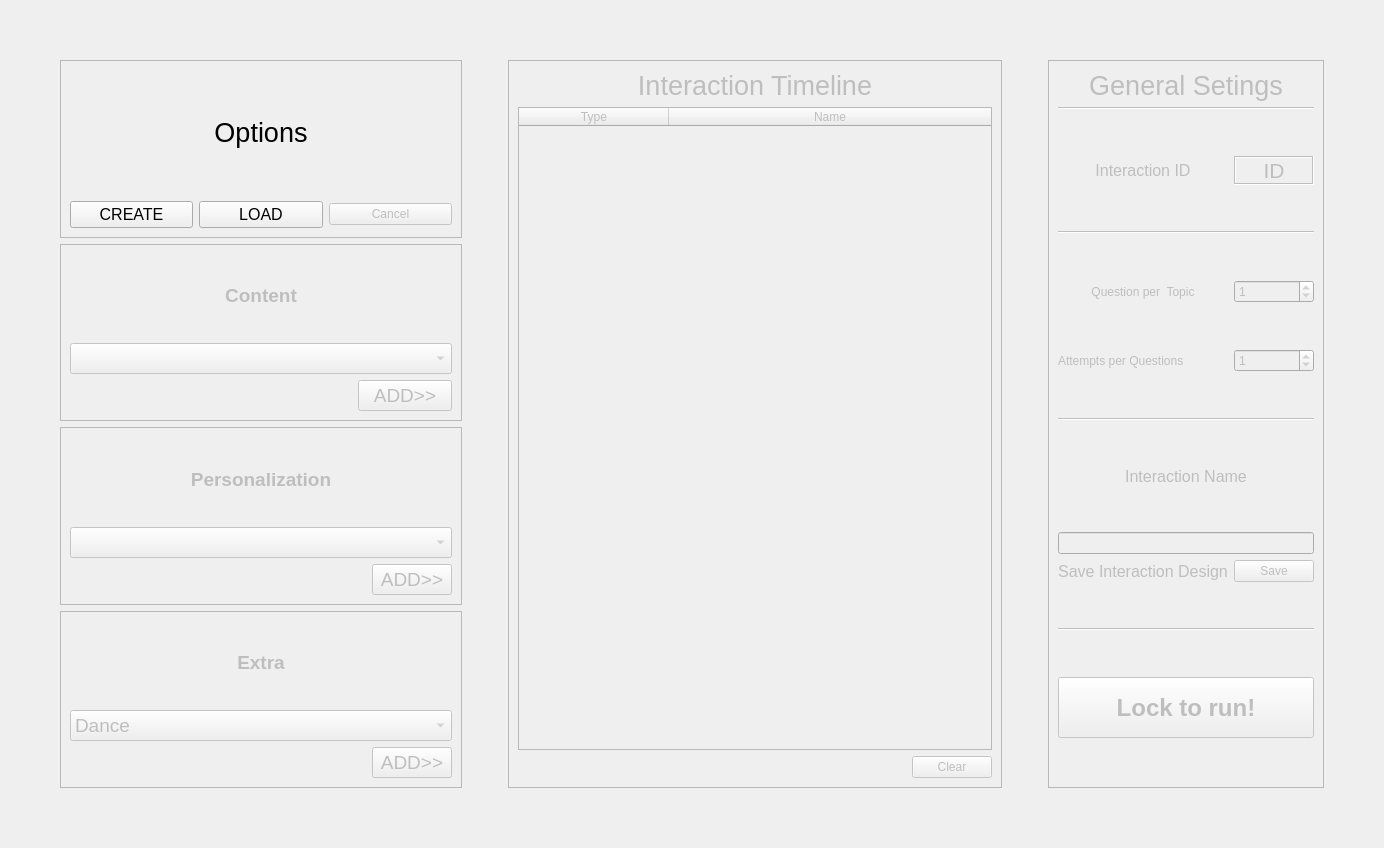
      <widget class="QWidget" name="tab">
       <attribute name="title">
        <string>Interaction Planing</string>
       </attribute>
       <layout class="QGridLayout" name="gridLayout_78">
        <item row="0" column="1">
         <widget class="QWidget" name="widget_9" native="true">
          <layout class="QGridLayout" name="gridLayout_80">
           <item row="3" column="0">
            <widget class="QFrame" name="int_per_frame">
             <property name="enabled">
              <bool>false</bool>
             </property>
             <property name="frameShape">
              <enum>QFrame::StyledPanel</enum>
             </property>
             <property name="frameShadow">
              <enum>QFrame::Raised</enum>
             </property>
             <layout class="QGridLayout" name="gridLayout_75">
              <item row="2" column="0">
               <spacer name="horizontalSpacer_40">
                <property name="orientation">
                 <enum>Qt::Horizontal</enum>
                </property>
                <property name="sizeHint" stdset="0">
                 <size>
                  <width>296</width>
                  <height>20</height>
                 </size>
                </property>
               </spacer>
              </item>
              <item row="2" column="1">
               <widget class="QPushButton" name="int_add_per_button">
                <property name="font">
                 <font>
                  <pointsize>14</pointsize>
                 </font>
                </property>
                <property name="text">
                 <string>ADD&gt;&gt;</string>
                </property>
               </widget>
              </item>
              <item row="1" column="0" colspan="2">
               <widget class="QComboBox" name="int_per_comboBox">
                <property name="font">
                 <font>
                  <pointsize>14</pointsize>
                 </font>
                </property>
               </widget>
              </item>
              <item row="0" column="0" colspan="2">
               <widget class="QLabel" name="label_112">
                <property name="font">
                 <font>
                  <pointsize>14</pointsize>
                  <weight>75</weight>
                  <bold>true</bold>
                 </font>
                </property>
                <property name="text">
                 <string>Personalization</string>
                </property>
                <property name="alignment">
                 <set>Qt::AlignCenter</set>
                </property>
               </widget>
              </item>
             </layout>
            </widget>
           </item>
           <item row="0" column="0">
            <spacer name="verticalSpacer_28">
             <property name="orientation">
              <enum>Qt::Vertical</enum>
             </property>
             <property name="sizeHint" stdset="0">
              <size>
               <width>20</width>
               <height>40</height>
              </size>
             </property>
            </spacer>
           </item>
           <item row="2" column="0">
            <widget class="QFrame" name="int_cont_frame">
             <property name="enabled">
              <bool>false</bool>
             </property>
             <property name="frameShape">
              <enum>QFrame::StyledPanel</enum>
             </property>
             <property name="frameShadow">
              <enum>QFrame::Raised</enum>
             </property>
             <layout class="QGridLayout" name="gridLayout_74">
              <item row="0" column="0" colspan="4">
               <widget class="QLabel" name="label_110">
                <property name="font">
                 <font>
                  <pointsize>14</pointsize>
                  <weight>75</weight>
                  <bold>true</bold>
                 </font>
                </property>
                <property name="text">
                 <string>Content</string>
                </property>
                <property name="alignment">
                 <set>Qt::AlignCenter</set>
                </property>
               </widget>
              </item>
              <item row="1" column="0" colspan="4">
               <widget class="QComboBox" name="int_cont_comboBox">
                <property name="font">
                 <font>
                  <pointsize>14</pointsize>
                 </font>
                </property>
                <property name="maxVisibleItems">
                 <number>20</number>
                </property>
               </widget>
              </item>
              <item row="2" column="3">
               <widget class="QPushButton" name="int_add_cont_button">
                <property name="font">
                 <font>
                  <pointsize>14</pointsize>
                 </font>
                </property>
                <property name="text">
                 <string>ADD&gt;&gt;</string>
                </property>
               </widget>
              </item>
              <item row="2" column="0" colspan="3">
               <spacer name="horizontalSpacer_37">
                <property name="orientation">
                 <enum>Qt::Horizontal</enum>
                </property>
                <property name="sizeHint" stdset="0">
                 <size>
                  <width>40</width>
                  <height>20</height>
                 </size>
                </property>
               </spacer>
              </item>
             </layout>
            </widget>
           </item>
           <item row="1" column="4" rowspan="4">
            <widget class="QFrame" name="int_gen_frame">
             <property name="enabled">
              <bool>false</bool>
             </property>
             <property name="frameShape">
              <enum>QFrame::StyledPanel</enum>
             </property>
             <property name="frameShadow">
              <enum>QFrame::Raised</enum>
             </property>
             <layout class="QGridLayout" name="gridLayout_77">
              <item row="7" column="0">
               <widget class="QLabel" name="label_205">
                <property name="text">
                 <string>Question per  Topic</string>
                </property>
                <property name="alignment">
                 <set>Qt::AlignCenter</set>
                </property>
               </widget>
              </item>
              <item row="17" column="0">
               <spacer name="verticalSpacer_16">
                <property name="orientation">
                 <enum>Qt::Vertical</enum>
                </property>
                <property name="sizeHint" stdset="0">
                 <size>
                  <width>20</width>
                  <height>40</height>
                 </size>
                </property>
               </spacer>
              </item>
              <item row="6" column="0">
               <spacer name="verticalSpacer_12">
                <property name="orientation">
                 <enum>Qt::Vertical</enum>
                </property>
                <property name="sizeHint" stdset="0">
                 <size>
                  <width>20</width>
                  <height>40</height>
                 </size>
                </property>
               </spacer>
              </item>
              <item row="7" column="1">
               <widget class="QSpinBox" name="int_ques_per_top">
                <property name="value">
                 <number>1</number>
                </property>
               </widget>
              </item>
              <item row="9" column="0">
               <widget class="QLabel" name="label_204">
                <property name="text">
                 <string>Attempts per Questions</string>
                </property>
               </widget>
              </item>
              <item row="11" column="0" colspan="2">
               <widget class="Line" name="line_11">
                <property name="orientation">
                 <enum>Qt::Horizontal</enum>
                </property>
               </widget>
              </item>
              <item row="5" column="0" colspan="2">
               <widget class="Line" name="line_8">
                <property name="orientation">
                 <enum>Qt::Horizontal</enum>
                </property>
               </widget>
              </item>
              <item row="2" column="0">
               <spacer name="verticalSpacer_18">
                <property name="orientation">
                 <enum>Qt::Vertical</enum>
                </property>
                <property name="sizeHint" stdset="0">
                 <size>
                  <width>20</width>
                  <height>40</height>
                 </size>
                </property>
               </spacer>
              </item>
              <item row="16" column="0">
               <widget class="QLabel" name="label_202">
                <property name="font">
                 <font>
                  <pointsize>12</pointsize>
                  <weight>50</weight>
                  <bold>false</bold>
                 </font>
                </property>
                <property name="text">
                 <string>Save Interaction Design</string>
                </property>
                <property name="alignment">
                 <set>Qt::AlignCenter</set>
                </property>
               </widget>
              </item>
              <item row="12" column="0">
               <spacer name="verticalSpacer_15">
                <property name="orientation">
                 <enum>Qt::Vertical</enum>
                </property>
                <property name="sizeHint" stdset="0">
                 <size>
                  <width>20</width>
                  <height>40</height>
                 </size>
                </property>
               </spacer>
              </item>
              <item row="18" column="0" colspan="2">
               <widget class="Line" name="line_15">
                <property name="orientation">
                 <enum>Qt::Horizontal</enum>
                </property>
               </widget>
              </item>
              <item row="10" column="0">
               <spacer name="verticalSpacer_20">
                <property name="orientation">
                 <enum>Qt::Vertical</enum>
                </property>
                <property name="sizeHint" stdset="0">
                 <size>
                  <width>20</width>
                  <height>40</height>
                 </size>
                </property>
               </spacer>
              </item>
              <item row="3" column="1">
               <widget class="QLabel" name="int_id_show">
                <property name="font">
                 <font>
                  <pointsize>16</pointsize>
                 </font>
                </property>
                <property name="frameShape">
                 <enum>QFrame::Box</enum>
                </property>
                <property name="frameShadow">
                 <enum>QFrame::Sunken</enum>
                </property>
                <property name="text">
                 <string>ID</string>
                </property>
                <property name="alignment">
                 <set>Qt::AlignCenter</set>
                </property>
               </widget>
              </item>
              <item row="15" column="0" colspan="2">
               <widget class="QLineEdit" name="int_name_linedit"/>
              </item>
              <item row="1" column="0" colspan="2">
               <widget class="Line" name="line_14">
                <property name="orientation">
                 <enum>Qt::Horizontal</enum>
                </property>
               </widget>
              </item>
              <item row="16" column="1">
               <widget class="QPushButton" name="int_save_button">
                <property name="text">
                 <string>Save</string>
                </property>
               </widget>
              </item>
              <item row="9" column="1">
               <widget class="QSpinBox" name="int_att_per_ques">
                <property name="value">
                 <number>1</number>
                </property>
               </widget>
              </item>
              <item row="8" column="0">
               <spacer name="verticalSpacer_21">
                <property name="orientation">
                 <enum>Qt::Vertical</enum>
                </property>
                <property name="sizeHint" stdset="0">
                 <size>
                  <width>20</width>
                  <height>40</height>
                 </size>
                </property>
               </spacer>
              </item>
              <item row="3" column="0">
               <widget class="QLabel" name="label_208">
                <property name="font">
                 <font>
                  <pointsize>12</pointsize>
                 </font>
                </property>
                <property name="text">
                 <string>Interaction ID</string>
                </property>
                <property name="alignment">
                 <set>Qt::AlignCenter</set>
                </property>
               </widget>
              </item>
              <item row="13" column="0" colspan="2">
               <widget class="QLabel" name="label_203">
                <property name="font">
                 <font>
                  <pointsize>12</pointsize>
                  <weight>50</weight>
                  <bold>false</bold>
                 </font>
                </property>
                <property name="text">
                 <string>Interaction Name</string>
                </property>
                <property name="alignment">
                 <set>Qt::AlignCenter</set>
                </property>
               </widget>
              </item>
              <item row="4" column="0">
               <spacer name="verticalSpacer_19">
                <property name="orientation">
                 <enum>Qt::Vertical</enum>
                </property>
                <property name="sizeHint" stdset="0">
                 <size>
                  <width>20</width>
                  <height>40</height>
                 </size>
                </property>
               </spacer>
              </item>
              <item row="0" column="0" colspan="2">
               <widget class="QLabel" name="label_156">
                <property name="font">
                 <font>
                  <pointsize>20</pointsize>
                 </font>
                </property>
                <property name="text">
                 <string>General Setings</string>
                </property>
                <property name="alignment">
                 <set>Qt::AlignCenter</set>
                </property>
               </widget>
              </item>
              <item row="21" column="0" colspan="2">
               <widget class="QPushButton" name="int_lock_button">
                <property name="minimumSize">
                 <size>
                  <width>0</width>
                  <height>61</height>
                 </size>
                </property>
                <property name="font">
                 <font>
                  <pointsize>18</pointsize>
                  <weight>75</weight>
                  <bold>true</bold>
                 </font>
                </property>
                <property name="text">
                 <string>Lock to run!</string>
                </property>
               </widget>
              </item>
              <item row="14" column="0">
               <spacer name="verticalSpacer_17">
                <property name="orientation">
                 <enum>Qt::Vertical</enum>
                </property>
                <property name="sizeHint" stdset="0">
                 <size>
                  <width>20</width>
                  <height>40</height>
                 </size>
                </property>
               </spacer>
              </item>
              <item row="19" column="0">
               <spacer name="verticalSpacer_22">
                <property name="orientation">
                 <enum>Qt::Vertical</enum>
                </property>
                <property name="sizeHint" stdset="0">
                 <size>
                  <width>20</width>
                  <height>40</height>
                 </size>
                </property>
               </spacer>
              </item>
              <item row="22" column="0">
               <spacer name="verticalSpacer_23">
                <property name="orientation">
                 <enum>Qt::Vertical</enum>
                </property>
                <property name="sizeHint" stdset="0">
                 <size>
                  <width>20</width>
                  <height>40</height>
                 </size>
                </property>
               </spacer>
              </item>
             </layout>
            </widget>
           </item>
           <item row="4" column="0">
            <widget class="QFrame" name="int_extra_frame">
             <property name="enabled">
              <bool>false</bool>
             </property>
             <property name="frameShape">
              <enum>QFrame::StyledPanel</enum>
             </property>
             <property name="frameShadow">
              <enum>QFrame::Raised</enum>
             </property>
             <layout class="QGridLayout" name="gridLayout_76">
              <item row="2" column="0">
               <spacer name="horizontalSpacer_42">
                <property name="orientation">
                 <enum>Qt::Horizontal</enum>
                </property>
                <property name="sizeHint" stdset="0">
                 <size>
                  <width>296</width>
                  <height>20</height>
                 </size>
                </property>
               </spacer>
              </item>
              <item row="2" column="1">
               <widget class="QPushButton" name="int_add_extra_button">
                <property name="font">
                 <font>
                  <pointsize>14</pointsize>
                 </font>
                </property>
                <property name="text">
                 <string>ADD&gt;&gt;</string>
                </property>
               </widget>
              </item>
              <item row="1" column="0" colspan="2">
               <widget class="QComboBox" name="int_extra_comboBox">
                <property name="font">
                 <font>
                  <pointsize>14</pointsize>
                 </font>
                </property>
                <item>
                 <property name="text">
                  <string>Dance</string>
                 </property>
                </item>
                <item>
                 <property name="text">
                  <string>JokenPo</string>
                 </property>
                </item>
                <item>
                 <property name="text">
                  <string>FreeQuiz</string>
                 </property>
                </item>
               </widget>
              </item>
              <item row="0" column="0" colspan="2">
               <widget class="QLabel" name="label_131">
                <property name="font">
                 <font>
                  <pointsize>14</pointsize>
                  <weight>75</weight>
                  <bold>true</bold>
                 </font>
                </property>
                <property name="text">
                 <string>Extra</string>
                </property>
                <property name="alignment">
                 <set>Qt::AlignCenter</set>
                </property>
               </widget>
              </item>
             </layout>
            </widget>
           </item>
           <item row="1" column="2" rowspan="4">
            <widget class="QFrame" name="int_tl_frame">
             <property name="enabled">
              <bool>false</bool>
             </property>
             <property name="minimumSize">
              <size>
               <width>494</width>
               <height>515</height>
              </size>
             </property>
             <property name="frameShape">
              <enum>QFrame::StyledPanel</enum>
             </property>
             <property name="frameShadow">
              <enum>QFrame::Raised</enum>
             </property>
             <layout class="QGridLayout" name="gridLayout_81">
              <item row="1" column="0" colspan="2">
               <widget class="QTableWidget" name="int_timeline_table">
                <property name="sortingEnabled">
                 <bool>true</bool>
                </property>
                <property name="wordWrap">
                 <bool>false</bool>
                </property>
                <attribute name="horizontalHeaderDefaultSectionSize">
                 <number>150</number>
                </attribute>
                <attribute name="horizontalHeaderMinimumSectionSize">
                 <number>100</number>
                </attribute>
                <attribute name="horizontalHeaderShowSortIndicator" stdset="0">
                 <bool>false</bool>
                </attribute>
                <attribute name="horizontalHeaderStretchLastSection">
                 <bool>true</bool>
                </attribute>
                <attribute name="verticalHeaderVisible">
                 <bool>false</bool>
                </attribute>
                <column>
                 <property name="text">
                  <string>Type</string>
                 </property>
                 <property name="textAlignment">
                  <set>AlignHCenter|AlignVCenter|AlignCenter</set>
                 </property>
                </column>
                <column>
                 <property name="text">
                  <string>Name</string>
                 </property>
                </column>
               </widget>
              </item>
              <item row="3" column="0">
               <spacer name="horizontalSpacer_41">
                <property name="orientation">
                 <enum>Qt::Horizontal</enum>
                </property>
                <property name="sizeHint" stdset="0">
                 <size>
                  <width>40</width>
                  <height>20</height>
                 </size>
                </property>
               </spacer>
              </item>
              <item row="3" column="1">
               <widget class="QPushButton" name="pushButton_17">
                <property name="text">
                 <string>Clear</string>
                </property>
               </widget>
              </item>
              <item row="0" column="0" colspan="2">
               <widget class="QLabel" name="label_113">
                <property name="font">
                 <font>
                  <pointsize>20</pointsize>
                 </font>
                </property>
                <property name="text">
                 <string>Interaction Timeline</string>
                </property>
                <property name="alignment">
                 <set>Qt::AlignCenter</set>
                </property>
               </widget>
              </item>
             </layout>
            </widget>
           </item>
           <item row="5" column="0">
            <spacer name="verticalSpacer_27">
             <property name="orientation">
              <enum>Qt::Vertical</enum>
             </property>
             <property name="sizeHint" stdset="0">
              <size>
               <width>20</width>
               <height>40</height>
              </size>
             </property>
            </spacer>
           </item>
           <item row="1" column="0">
            <widget class="QFrame" name="frame_90">
             <property name="frameShape">
              <enum>QFrame::StyledPanel</enum>
             </property>
             <property name="frameShadow">
              <enum>QFrame::Raised</enum>
             </property>
             <layout class="QGridLayout" name="gridLayout_79">
              <item row="2" column="1">
               <widget class="QPushButton" name="int_create_button">
                <property name="font">
                 <font>
                  <pointsize>12</pointsize>
                 </font>
                </property>
                <property name="text">
                 <string>CREATE</string>
                </property>
               </widget>
              </item>
              <item row="2" column="2">
               <widget class="QPushButton" name="int_load_button">
                <property name="font">
                 <font>
                  <pointsize>12</pointsize>
                 </font>
                </property>
                <property name="text">
                 <string>LOAD</string>
                </property>
               </widget>
              </item>
              <item row="2" column="3">
               <widget class="QPushButton" name="int_cancel_button">
                <property name="enabled">
                 <bool>false</bool>
                </property>
                <property name="text">
                 <string>Cancel</string>
                </property>
               </widget>
              </item>
              <item row="1" column="2">
               <widget class="QLabel" name="label_207">
                <property name="font">
                 <font>
                  <pointsize>20</pointsize>
                 </font>
                </property>
                <property name="text">
                 <string>Options</string>
                </property>
                <property name="alignment">
                 <set>Qt::AlignCenter</set>
                </property>
               </widget>
              </item>
             </layout>
            </widget>
           </item>
           <item row="2" column="1">
            <spacer name="horizontalSpacer_43">
             <property name="orientation">
              <enum>Qt::Horizontal</enum>
             </property>
             <property name="sizeHint" stdset="0">
              <size>
               <width>40</width>
               <height>20</height>
              </size>
             </property>
            </spacer>
           </item>
           <item row="1" column="3">
            <spacer name="horizontalSpacer_44">
             <property name="orientation">
              <enum>Qt::Horizontal</enum>
             </property>
             <property name="sizeHint" stdset="0">
              <size>
               <width>40</width>
               <height>20</height>
              </size>
             </property>
            </spacer>
           </item>
          </layout>
         </widget>
        </item>
        <item row="0" column="0">
         <spacer name="horizontalSpacer_38">
          <property name="orientation">
           <enum>Qt::Horizontal</enum>
          </property>
          <property name="sizeHint" stdset="0">
           <size>
            <width>40</width>
            <height>20</height>
           </size>
          </property>
         </spacer>
        </item>
        <item row="0" column="2">
         <spacer name="horizontalSpacer_39">
          <property name="orientation">
           <enum>Qt::Horizontal</enum>
          </property>
          <property name="sizeHint" stdset="0">
           <size>
            <width>40</width>
            <height>20</height>
           </size>
          </property>
         </spacer>
        </item>
       </layout>
      </widget>
